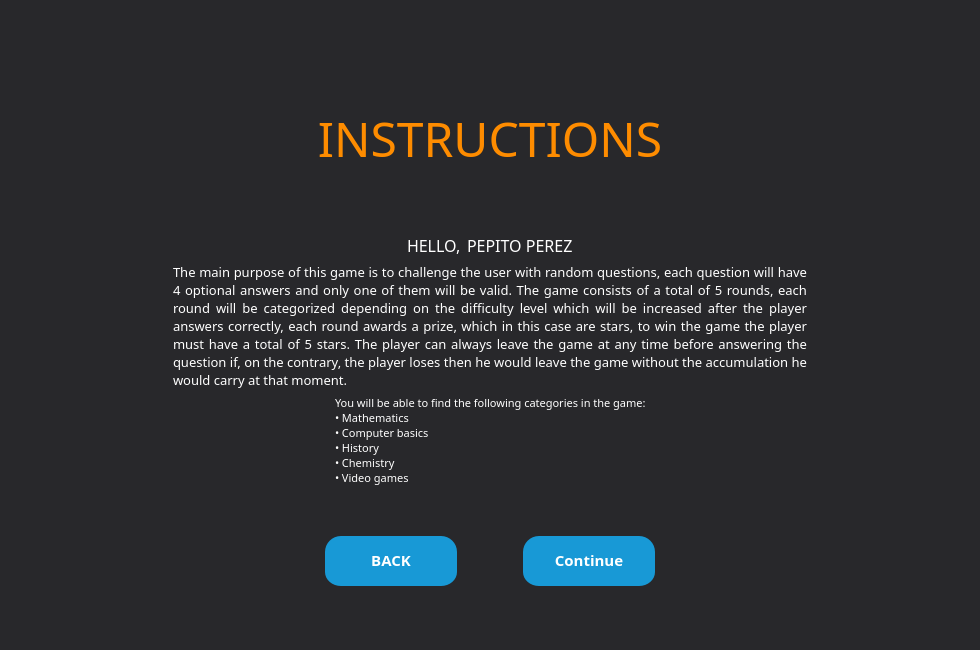
<?xml version="1.0" encoding="UTF-8"?>
<ui version="4.0">
 <class>MainWindow</class>
 <widget class="QMainWindow" name="MainWindow">
  <property name="geometry">
   <rect>
    <x>0</x>
    <y>0</y>
    <width>980</width>
    <height>650</height>
   </rect>
  </property>
  <property name="windowTitle">
   <string>TRIVIA TIME</string>
  </property>
  <property name="windowIcon">
   <iconset resource="logos.qrc">
    <normaloff>:/imgs/Images/ideas.png</normaloff>:/imgs/Images/ideas.png</iconset>
  </property>
  <property name="styleSheet">
   <string notr="true">background-color: rgb(40, 40, 43);</string>
  </property>
  <widget class="QWidget" name="centralwidget">
   <property name="minimumSize">
    <size>
     <width>980</width>
     <height>650</height>
    </size>
   </property>
   <layout class="QGridLayout" name="gridLayout">
    <item row="0" column="0">
     <widget class="QFrame" name="frame">
      <property name="frameShape">
       <enum>QFrame::NoFrame</enum>
      </property>
      <property name="frameShadow">
       <enum>QFrame::Plain</enum>
      </property>
      <property name="lineWidth">
       <number>0</number>
      </property>
      <layout class="QGridLayout" name="gridLayout_2">
       <item row="6" column="1">
        <spacer name="verticalSpacer">
         <property name="orientation">
          <enum>Qt::Vertical</enum>
         </property>
         <property name="sizeHint" stdset="0">
          <size>
           <width>20</width>
           <height>40</height>
          </size>
         </property>
        </spacer>
       </item>
       <item row="0" column="0">
        <spacer name="horizontalSpacer_10">
         <property name="orientation">
          <enum>Qt::Horizontal</enum>
         </property>
         <property name="sizeHint" stdset="0">
          <size>
           <width>40</width>
           <height>20</height>
          </size>
         </property>
        </spacer>
       </item>
       <item row="3" column="1">
        <layout class="QHBoxLayout" name="horizontalLayout">
         <item>
          <spacer name="horizontalSpacer">
           <property name="orientation">
            <enum>Qt::Horizontal</enum>
           </property>
           <property name="sizeHint" stdset="0">
            <size>
             <width>40</width>
             <height>20</height>
            </size>
           </property>
          </spacer>
         </item>
         <item>
          <widget class="QLabel" name="label_3">
           <property name="font">
            <font>
             <family>LEMON MILK</family>
             <pointsize>8</pointsize>
            </font>
           </property>
           <property name="styleSheet">
            <string notr="true">color: rgb(255, 255, 255);</string>
           </property>
           <property name="text">
            <string>You will be able to find the following categories in the game:
•	Mathematics
•	Computer basics
•	History
•	Chemistry
•	Video games</string>
           </property>
           <property name="alignment">
            <set>Qt::AlignJustify|Qt::AlignVCenter</set>
           </property>
          </widget>
         </item>
         <item>
          <spacer name="horizontalSpacer_2">
           <property name="orientation">
            <enum>Qt::Horizontal</enum>
           </property>
           <property name="sizeHint" stdset="0">
            <size>
             <width>40</width>
             <height>20</height>
            </size>
           </property>
          </spacer>
         </item>
        </layout>
       </item>
       <item row="0" column="2">
        <spacer name="horizontalSpacer_11">
         <property name="orientation">
          <enum>Qt::Horizontal</enum>
         </property>
         <property name="sizeHint" stdset="0">
          <size>
           <width>40</width>
           <height>20</height>
          </size>
         </property>
        </spacer>
       </item>
       <item row="0" column="1">
        <layout class="QVBoxLayout" name="verticalLayout">
         <item>
          <spacer name="verticalSpacer_2">
           <property name="orientation">
            <enum>Qt::Vertical</enum>
           </property>
           <property name="sizeType">
            <enum>QSizePolicy::Fixed</enum>
           </property>
           <property name="sizeHint" stdset="0">
            <size>
             <width>20</width>
             <height>50</height>
            </size>
           </property>
          </spacer>
         </item>
         <item>
          <widget class="QLabel" name="label">
           <property name="minimumSize">
            <size>
             <width>800</width>
             <height>120</height>
            </size>
           </property>
           <property name="maximumSize">
            <size>
             <width>600</width>
             <height>100</height>
            </size>
           </property>
           <property name="font">
            <font>
             <family>Organic Relief</family>
             <pointsize>36</pointsize>
            </font>
           </property>
           <property name="styleSheet">
            <string notr="true">color: rgb(254, 140, 0);</string>
           </property>
           <property name="text">
            <string>INSTRUCTIONS</string>
           </property>
           <property name="alignment">
            <set>Qt::AlignCenter</set>
           </property>
          </widget>
         </item>
         <item>
          <spacer name="verticalSpacer_3">
           <property name="orientation">
            <enum>Qt::Vertical</enum>
           </property>
           <property name="sizeHint" stdset="0">
            <size>
             <width>20</width>
             <height>40</height>
            </size>
           </property>
          </spacer>
         </item>
        </layout>
       </item>
       <item row="1" column="1">
        <layout class="QHBoxLayout" name="horizontalLayout_5">
         <item>
          <spacer name="horizontalSpacer_8">
           <property name="orientation">
            <enum>Qt::Horizontal</enum>
           </property>
           <property name="sizeHint" stdset="0">
            <size>
             <width>40</width>
             <height>20</height>
            </size>
           </property>
          </spacer>
         </item>
         <item>
          <layout class="QHBoxLayout" name="horizontalLayout_4">
           <item>
            <widget class="QLabel" name="label_4">
             <property name="font">
              <font>
               <family>LEMON MILK</family>
               <pointsize>12</pointsize>
              </font>
             </property>
             <property name="styleSheet">
              <string notr="true">color: rgb(255, 255, 255);</string>
             </property>
             <property name="text">
              <string>HELLO,</string>
             </property>
            </widget>
           </item>
           <item>
            <widget class="QLabel" name="label_user_name">
             <property name="font">
              <font>
               <family>LEMON MILK</family>
               <pointsize>12</pointsize>
              </font>
             </property>
             <property name="styleSheet">
              <string notr="true">color: rgb(255, 255, 255);</string>
             </property>
             <property name="text">
              <string>PEPITO PEREZ</string>
             </property>
            </widget>
           </item>
          </layout>
         </item>
         <item>
          <spacer name="horizontalSpacer_9">
           <property name="orientation">
            <enum>Qt::Horizontal</enum>
           </property>
           <property name="sizeHint" stdset="0">
            <size>
             <width>40</width>
             <height>20</height>
            </size>
           </property>
          </spacer>
         </item>
        </layout>
       </item>
       <item row="2" column="1">
        <layout class="QHBoxLayout" name="horizontalLayout_3">
         <item>
          <spacer name="horizontalSpacer_3">
           <property name="orientation">
            <enum>Qt::Horizontal</enum>
           </property>
           <property name="sizeHint" stdset="0">
            <size>
             <width>40</width>
             <height>20</height>
            </size>
           </property>
          </spacer>
         </item>
         <item>
          <widget class="QLabel" name="label_2">
           <property name="font">
            <font>
             <family>LEMON MILK</family>
             <pointsize>10</pointsize>
            </font>
           </property>
           <property name="styleSheet">
            <string notr="true">color: rgb(255, 255, 255);</string>
           </property>
           <property name="text">
            <string>The main purpose of this game is to challenge the user with random questions, each question will have 4 optional answers and only one of them will be valid. The game consists of a total of 5 rounds, each round will be categorized depending on the difficulty level which will be increased after the player answers correctly, each round awards a prize, which in this case are stars, to win the game the player must have a total of 5 stars. The player can always leave the game at any time before answering the question if, on the contrary, the player loses then he would leave the game without the accumulation he would carry at that moment.</string>
           </property>
           <property name="scaledContents">
            <bool>false</bool>
           </property>
           <property name="alignment">
            <set>Qt::AlignJustify|Qt::AlignVCenter</set>
           </property>
           <property name="wordWrap">
            <bool>true</bool>
           </property>
          </widget>
         </item>
         <item>
          <spacer name="horizontalSpacer_4">
           <property name="orientation">
            <enum>Qt::Horizontal</enum>
           </property>
           <property name="sizeHint" stdset="0">
            <size>
             <width>40</width>
             <height>20</height>
            </size>
           </property>
          </spacer>
         </item>
        </layout>
       </item>
       <item row="5" column="1">
        <layout class="QHBoxLayout" name="horizontalLayout_2">
         <item>
          <spacer name="horizontalSpacer_5">
           <property name="orientation">
            <enum>Qt::Horizontal</enum>
           </property>
           <property name="sizeHint" stdset="0">
            <size>
             <width>40</width>
             <height>20</height>
            </size>
           </property>
          </spacer>
         </item>
         <item>
          <widget class="QPushButton" name="back_button">
           <property name="styleSheet">
            <string notr="true">QPushButton {
  background-color: #1899D6;
  border: solid transparent;
  border-radius: 16px;
  border-width: 0 0 4px;
  color: #FFFFFF;
  font-family: din-round,sans-serif;
  font-size: 15px;
  font-weight: 700;
  letter-spacing: .8px;
  line-height: 20px;
  margin: 0;
  outline: none;
  padding: 13px 16px;
  text-align: center;
  text-transform: uppercase;
  vertical-align: middle;
  white-space: nowrap;
  width: 100%;
}

QPushButton:hover{ 
  background-color: #16437E;
  color: #ffffff;
}


QPushButton:pressed {
    background-color: #fc4103;
    border-style: inset;
}

</string>
           </property>
           <property name="text">
            <string>BACK</string>
           </property>
          </widget>
         </item>
         <item>
          <spacer name="horizontalSpacer_7">
           <property name="orientation">
            <enum>Qt::Horizontal</enum>
           </property>
           <property name="sizeType">
            <enum>QSizePolicy::Fixed</enum>
           </property>
           <property name="sizeHint" stdset="0">
            <size>
             <width>60</width>
             <height>20</height>
            </size>
           </property>
          </spacer>
         </item>
         <item>
          <widget class="QPushButton" name="continue_button">
           <property name="styleSheet">
            <string notr="true">QPushButton {
  background-color: #1899D6;
  border: solid transparent;
  border-radius: 16px;
  border-width: 0 0 4px;
  color: #FFFFFF;
  font-family: din-round,sans-serif;
  font-size: 15px;
  font-weight: 700;
  letter-spacing: .8px;
  line-height: 20px;
  margin: 0;
  outline: none;
  padding: 13px 16px;
  text-align: center;
  text-transform: uppercase;
  vertical-align: middle;
  white-space: nowrap;
  width: 100%;
}

QPushButton:hover{ 
  background-color: #16437E;
  color: #ffffff;
}


QPushButton:pressed {
    background-color: #fc4103;
    border-style: inset;
}

</string>
           </property>
           <property name="text">
            <string>Continue</string>
           </property>
          </widget>
         </item>
         <item>
          <spacer name="horizontalSpacer_6">
           <property name="orientation">
            <enum>Qt::Horizontal</enum>
           </property>
           <property name="sizeType">
            <enum>QSizePolicy::Expanding</enum>
           </property>
           <property name="sizeHint" stdset="0">
            <size>
             <width>60</width>
             <height>20</height>
            </size>
           </property>
          </spacer>
         </item>
        </layout>
       </item>
       <item row="4" column="1">
        <spacer name="verticalSpacer_4">
         <property name="orientation">
          <enum>Qt::Vertical</enum>
         </property>
         <property name="sizeHint" stdset="0">
          <size>
           <width>20</width>
           <height>40</height>
          </size>
         </property>
        </spacer>
       </item>
      </layout>
     </widget>
    </item>
   </layout>
  </widget>
 </widget>
 <resources>
  <include location="logos.qrc"/>
 </resources>
 <connections/>
</ui>
